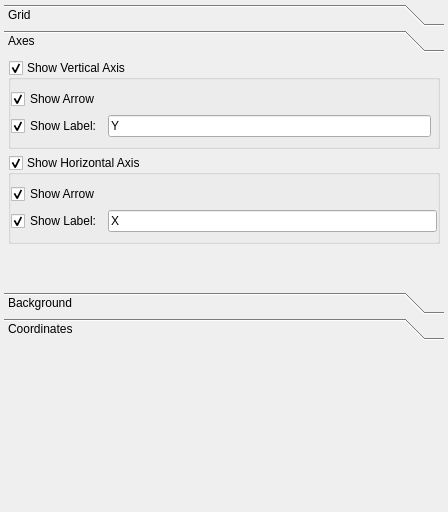
<?xml version="1.0" encoding="UTF-8"?>
<ui version="4.0">
 <class>SettingsView</class>
 <widget class="QDockWidget" name="SettingsView">
  <property name="geometry">
   <rect>
    <x>0</x>
    <y>0</y>
    <width>448</width>
    <height>512</height>
   </rect>
  </property>
  <property name="features">
   <set>QDockWidget::DockWidgetFloatable|QDockWidget::DockWidgetMovable</set>
  </property>
  <property name="windowTitle">
   <string>DockWidget</string>
  </property>
  <widget class="QWidget" name="dockWidgetContents">
   <layout class="QVBoxLayout" name="verticalLayout">
    <property name="spacing">
     <number>-1</number>
    </property>
    <property name="margin">
     <number>4</number>
    </property>
    <item>
     <widget class="QToolBox" name="m_toolBox">
      <property name="frameShape">
       <enum>QFrame::NoFrame</enum>
      </property>
      <property name="frameShadow">
       <enum>QFrame::Plain</enum>
      </property>
      <property name="lineWidth">
       <number>0</number>
      </property>
      <property name="currentIndex">
       <number>1</number>
      </property>
      <property name="tabSpacing">
       <number>4</number>
      </property>
      <widget class="QWidget" name="page_0">
       <property name="geometry">
        <rect>
         <x>0</x>
         <y>0</y>
         <width>407</width>
         <height>124</height>
        </rect>
       </property>
       <attribute name="label">
        <string>Grid</string>
       </attribute>
       <layout class="QVBoxLayout" name="verticalLayout_2">
        <property name="spacing">
         <number>-1</number>
        </property>
        <property name="margin">
         <number>4</number>
        </property>
        <item>
         <widget class="QCheckBox" name="m_gridCheck">
          <property name="text">
           <string>Show Grid</string>
          </property>
          <property name="checked">
           <bool>true</bool>
          </property>
         </widget>
        </item>
        <item>
         <widget class="QFrame" name="m_gridFrame">
          <property name="lineWidth">
           <number>0</number>
          </property>
          <layout class="QGridLayout" name="gridLayout_3">
           <property name="leftMargin">
            <number>0</number>
           </property>
           <property name="topMargin">
            <number>4</number>
           </property>
           <property name="rightMargin">
            <number>0</number>
           </property>
           <property name="bottomMargin">
            <number>4</number>
           </property>
           <property name="horizontalSpacing">
            <number>4</number>
           </property>
           <property name="verticalSpacing">
            <number>-1</number>
           </property>
           <item row="3" column="0">
            <widget class="QLabel" name="label_4">
             <property name="text">
              <string>Width:</string>
             </property>
            </widget>
           </item>
           <item row="2" column="0">
            <widget class="QLabel" name="label_9">
             <property name="text">
              <string>Color:</string>
             </property>
            </widget>
           </item>
           <item row="2" column="1">
            <widget class="QPushButton" name="m_gridColButton">
             <property name="text">
              <string/>
             </property>
            </widget>
           </item>
           <item row="1" column="0">
            <widget class="QLabel" name="label_10">
             <property name="text">
              <string>Style:</string>
             </property>
            </widget>
           </item>
           <item row="1" column="1">
            <widget class="QComboBox" name="m_gridStyleCombo">
             <item>
              <property name="text">
               <string>Solid</string>
              </property>
             </item>
             <item>
              <property name="text">
               <string>Dash</string>
              </property>
             </item>
             <item>
              <property name="text">
               <string>Dot</string>
              </property>
             </item>
             <item>
              <property name="text">
               <string>Dash Dot</string>
              </property>
             </item>
             <item>
              <property name="text">
               <string>Dash Dot Dot</string>
              </property>
             </item>
            </widget>
           </item>
           <item row="3" column="1">
            <widget class="QSpinBox" name="m_gridWidthSpin">
             <property name="suffix">
              <string> px</string>
             </property>
             <property name="minimum">
              <number>1</number>
             </property>
             <property name="maximum">
              <number>1000</number>
             </property>
            </widget>
           </item>
          </layout>
         </widget>
        </item>
        <item>
         <spacer name="verticalSpacer_5">
          <property name="orientation">
           <enum>Qt::Vertical</enum>
          </property>
          <property name="sizeHint" stdset="0">
           <size>
            <width>20</width>
            <height>40</height>
           </size>
          </property>
         </spacer>
        </item>
       </layout>
      </widget>
      <widget class="QWidget" name="page_1">
       <property name="geometry">
        <rect>
         <x>0</x>
         <y>0</y>
         <width>424</width>
         <height>225</height>
        </rect>
       </property>
       <attribute name="label">
        <string>Axes</string>
       </attribute>
       <layout class="QGridLayout" name="gridLayout" rowstretch="0,0,0,0,0,0">
        <property name="horizontalSpacing">
         <number>4</number>
        </property>
        <property name="verticalSpacing">
         <number>-1</number>
        </property>
        <property name="margin">
         <number>4</number>
        </property>
        <item row="5" column="0">
         <spacer name="verticalSpacer_4">
          <property name="orientation">
           <enum>Qt::Vertical</enum>
          </property>
          <property name="sizeHint" stdset="0">
           <size>
            <width>20</width>
            <height>40</height>
           </size>
          </property>
         </spacer>
        </item>
        <item row="1" column="0">
         <widget class="QGroupBox" name="m_horGroup">
          <property name="title">
           <string>Show Horizontal Axis</string>
          </property>
          <property name="flat">
           <bool>true</bool>
          </property>
          <property name="checkable">
           <bool>true</bool>
          </property>
          <layout class="QVBoxLayout" name="verticalLayout_3">
           <property name="margin">
            <number>0</number>
           </property>
           <item>
            <widget class="QFrame" name="m_horFrame">
             <property name="frameShape">
              <enum>QFrame::NoFrame</enum>
             </property>
             <property name="frameShadow">
              <enum>QFrame::Plain</enum>
             </property>
             <property name="lineWidth">
              <number>0</number>
             </property>
             <layout class="QGridLayout" name="gridLayout_4">
              <property name="leftMargin">
               <number>0</number>
              </property>
              <property name="rightMargin">
               <number>0</number>
              </property>
              <item row="3" column="0">
               <widget class="QCheckBox" name="m_horLabelCheck">
                <property name="text">
                 <string>Show Label:</string>
                </property>
                <property name="checked">
                 <bool>true</bool>
                </property>
               </widget>
              </item>
              <item row="0" column="0">
               <widget class="QCheckBox" name="m_horArrowCheck">
                <property name="text">
                 <string>Show Arrow</string>
                </property>
                <property name="checked">
                 <bool>true</bool>
                </property>
               </widget>
              </item>
              <item row="3" column="1">
               <widget class="QLineEdit" name="m_horLabelEdit">
                <property name="text">
                 <string>X</string>
                </property>
               </widget>
              </item>
             </layout>
            </widget>
           </item>
          </layout>
         </widget>
        </item>
        <item row="0" column="0">
         <widget class="QGroupBox" name="m_verGroup">
          <property name="title">
           <string>Show Vertical Axis</string>
          </property>
          <property name="flat">
           <bool>true</bool>
          </property>
          <property name="checkable">
           <bool>true</bool>
          </property>
          <layout class="QVBoxLayout" name="verticalLayout_5">
           <property name="margin">
            <number>0</number>
           </property>
           <item>
            <widget class="QFrame" name="m_verFrame">
             <property name="frameShape">
              <enum>QFrame::NoFrame</enum>
             </property>
             <property name="frameShadow">
              <enum>QFrame::Plain</enum>
             </property>
             <property name="lineWidth">
              <number>0</number>
             </property>
             <layout class="QGridLayout" name="gridLayout_5">
              <property name="leftMargin">
               <number>0</number>
              </property>
              <property name="rightMargin">
               <number>0</number>
              </property>
              <item row="0" column="0" colspan="3">
               <widget class="QCheckBox" name="m_verArrowCheck">
                <property name="text">
                 <string>Show Arrow</string>
                </property>
                <property name="checked">
                 <bool>true</bool>
                </property>
               </widget>
              </item>
              <item row="2" column="1">
               <widget class="QLineEdit" name="m_verLabelEdit">
                <property name="text">
                 <string>Y</string>
                </property>
               </widget>
              </item>
              <item row="2" column="0">
               <widget class="QCheckBox" name="m_verLabelCheck">
                <property name="text">
                 <string>Show Label:</string>
                </property>
                <property name="checked">
                 <bool>true</bool>
                </property>
               </widget>
              </item>
             </layout>
            </widget>
           </item>
          </layout>
         </widget>
        </item>
       </layout>
      </widget>
      <widget class="QWidget" name="page_2">
       <property name="geometry">
        <rect>
         <x>0</x>
         <y>0</y>
         <width>424</width>
         <height>120</height>
        </rect>
       </property>
       <attribute name="label">
        <string>Background</string>
       </attribute>
       <layout class="QGridLayout" name="gridLayout_2">
        <property name="margin">
         <number>4</number>
        </property>
        <item row="0" column="0">
         <widget class="QLabel" name="label_7">
          <property name="text">
           <string>Color:</string>
          </property>
         </widget>
        </item>
        <item row="0" column="1">
         <widget class="QPushButton" name="m_bgColButton">
          <property name="text">
           <string/>
          </property>
         </widget>
        </item>
        <item row="1" column="1">
         <spacer name="verticalSpacer_3">
          <property name="orientation">
           <enum>Qt::Vertical</enum>
          </property>
          <property name="sizeHint" stdset="0">
           <size>
            <width>20</width>
            <height>40</height>
           </size>
          </property>
         </spacer>
        </item>
       </layout>
      </widget>
      <widget class="QWidget" name="page_3">
       <property name="geometry">
        <rect>
         <x>0</x>
         <y>0</y>
         <width>424</width>
         <height>120</height>
        </rect>
       </property>
       <attribute name="label">
        <string>Coordinates</string>
       </attribute>
       <layout class="QVBoxLayout" name="verticalLayout_4">
        <property name="margin">
         <number>4</number>
        </property>
        <item>
         <widget class="QCheckBox" name="m_coordMouseCheck">
          <property name="text">
           <string>Coordinates at mouse</string>
          </property>
          <property name="checked">
           <bool>true</bool>
          </property>
         </widget>
        </item>
        <item>
         <spacer name="verticalSpacer_2">
          <property name="orientation">
           <enum>Qt::Vertical</enum>
          </property>
          <property name="sizeHint" stdset="0">
           <size>
            <width>20</width>
            <height>40</height>
           </size>
          </property>
         </spacer>
        </item>
       </layout>
      </widget>
     </widget>
    </item>
    <item>
     <spacer name="verticalSpacer">
      <property name="orientation">
       <enum>Qt::Vertical</enum>
      </property>
      <property name="sizeHint" stdset="0">
       <size>
        <width>20</width>
        <height>40</height>
       </size>
      </property>
     </spacer>
    </item>
   </layout>
  </widget>
 </widget>
 <resources/>
 <connections/>
</ui>
